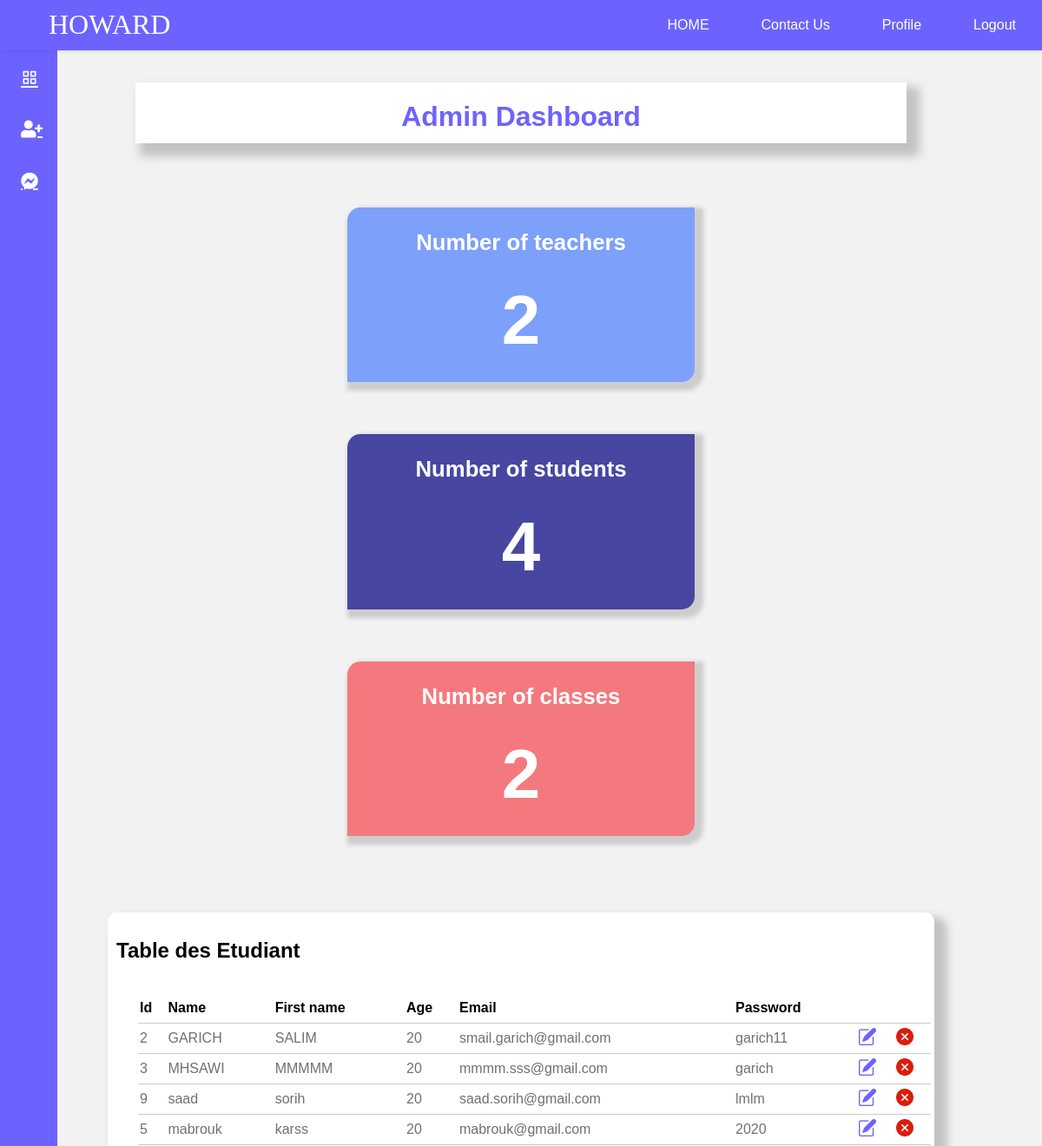
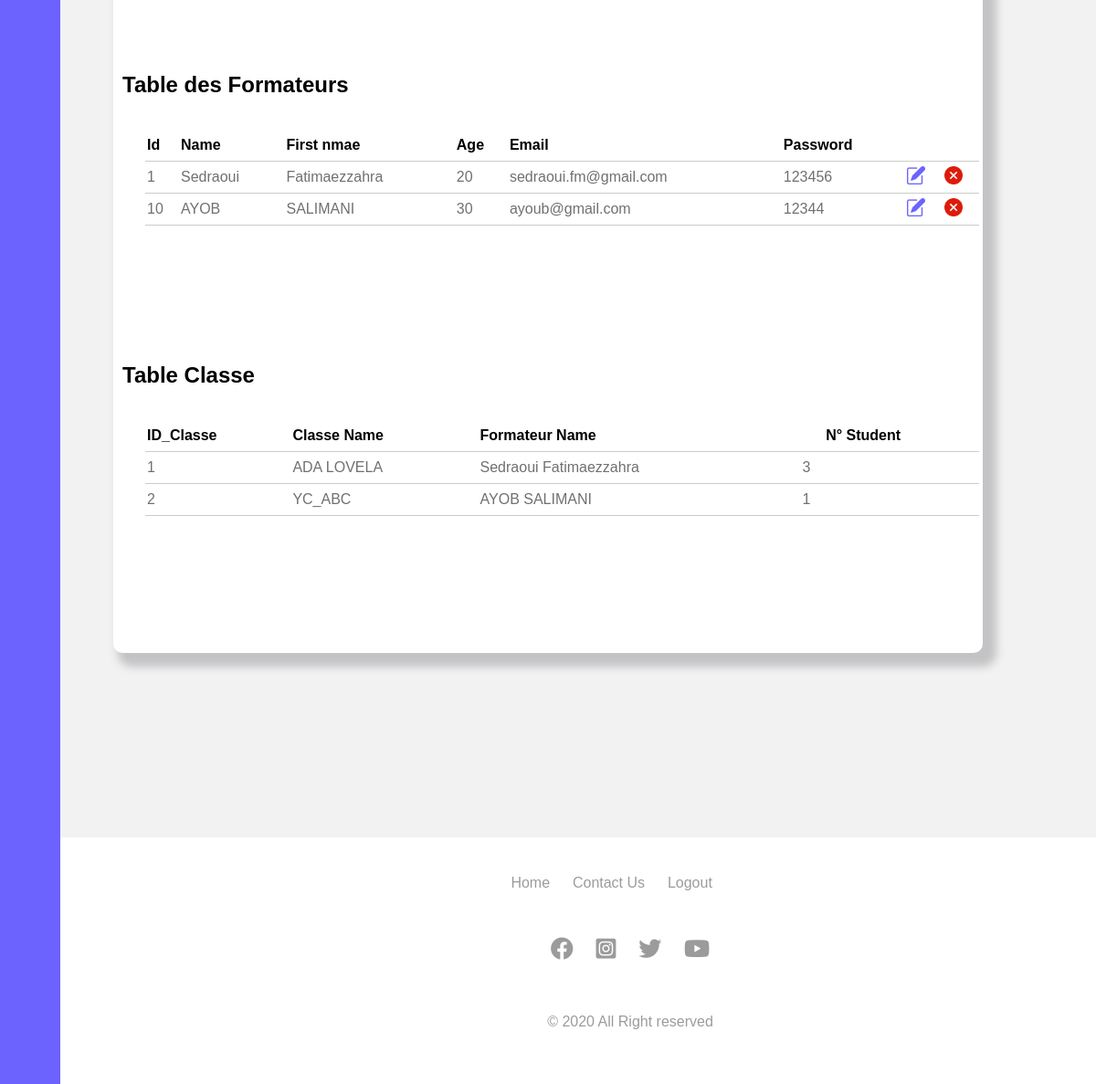
The page /Php_Project-main/Php_Project-main/adminDash.php (signed in) on the database its author committed (2 pictures, top to bottom).
### tables this page shows
CREATE TABLE IF NOT EXISTS `personne_etud` (
  `ID_ETUDIANT` int(11) NOT NULL AUTO_INCREMENT,
  `ID_PERSON` int(11) NOT NULL,
  `ID_ClasseETD` int(11) NOT NULL,
  PRIMARY KEY (`ID_ETUDIANT`,`ID_PERSON`),
  KEY `FK_Etudiant_Personne` (`ID_PERSON`),
  KEY `FK_Classe_Etudiant` (`ID_ClasseETD`)
);

CREATE TABLE IF NOT EXISTS `personne` (
  `ID_PERSON` int(11) NOT NULL AUTO_INCREMENT,
  `NOM` varchar(50) DEFAULT NULL,
  `PRENOM` varchar(50) DEFAULT NULL,
  `AGE` int(11) DEFAULT NULL,
  `EMAIL` varchar(50) DEFAULT NULL,
  `PASSWORD` varchar(50) DEFAULT NULL,
  PRIMARY KEY (`ID_PERSON`)
);

CREATE TABLE IF NOT EXISTS `personne_formateur` (
  `ID_FORMATEUR` int(11) NOT NULL AUTO_INCREMENT,
  `ID_PERSON` int(11) NOT NULL,
  PRIMARY KEY (`ID_FORMATEUR`,`ID_PERSON`),
  KEY `FK_Formateur_Personne` (`ID_PERSON`)
);

create table CLASSE_ETD
(
   ID_CLASSE_ETD        int not null,
   ID_FORMATEUR         int not null,
   NOM                  char(10),
   primary key (ID_CLASSE_ETD)
);

### Php_Project-main/Php_Project-main/adminDash.php (the view, shortened to what this page needs)
<!DOCTYPE html>
<html lang="en">
	<head>
    <link
      href="https://cdn.jsdelivr.net/npm/boxicons@2.0.5/css/boxicons.min.css"
      rel="stylesheet"
    />
    <link
      rel="stylesheet"
      href="https://cdnjs.cloudflare.com/ajax/libs/font-awesome/5.15.2/css/all.min.css"
    />
		<link rel="stylesheet" href="sass/navbar.css" />
		<link rel="stylesheet" href="sass/footer.css">
        <link rel="stylesheet" href="sass/main.css">
        <link rel="stylesheet" href="sass/styles.css">
<?php   include('server.php');
		include('connect.php');
		include('includ_html/hedar.php');
		$do=isset($_GET['do']) ? $_GET['do'] : 'Manage';
		$comnd = $con->prepare("SELECT COUNT(personne_formateur.ID_FORMATEUR) as NB FROM personne_formateur ");
    	$comnd->execute();
		$row_1 =$comnd->fetch();
		$comnd = $con->prepare("SELECT COUNT(personne_etud.ID_ETUDIANT) as NB FROM personne_etud ");
    	$comnd->execute();
		$row_2 =$comnd->fetch();
		$comnd = $con->prepare("SELECT COUNT(classe_etd.ID_CLASSE_ETD) as NB FROM classe_etd ");
    	$comnd->execute();
		$row_3 =$comnd->fetch();
?>
		<main>
			<div class="l-navbar" id="nav-bar">
				<nav class="nav">
					<div>
						<a href="adminDash.php" class="nav__link">
							<i class="bx bx-grid-alt nav__icon"></i>
						</a>
						<div class="nav__list">
							<a href="adminDash.php?do=add" class="nav__link ">
								<i class="fas fa-user-plus nav__icon"></i>
							</a>
							<a href="adminDash.php?do=msg" class="nav__link ">
								<i class="fab fa-facebook-messenger nav__icon"></i>
							</a>
						</div>
					</div>
				</nav>
			</div>
		<div class="containerDash">
			<div class="maincontent">
				<div class="adminDashtitle">
					<h1>Admin Dashboard</h1>
				</div>
				<div class="sts">
			<div class="item">
				<h3>
					Number of teachers<br><br> <span > <?php echo $row_1['NB'];  ?></span>
				</h3>
			</div>
			<div class="item">
				<h3>
					Number of students<br><br><span > <?php echo $row_2['NB'];  ?></span>
				</h3>
			</div>
			<div class="item">
				<h3>
					Number of classes<br><br><span > <?php echo $row_3['NB'];  ?></span>
				</h3>
			</div>
		</div>
		<?php
		if($do == 'Manage' || $do=='add' || $do=='edit'){
		?>
	<div class="aze">
		<div class="<?php if($do=='Manage') echo 'mng_class';else echo 'tables';  ?> ">
               <?php $results1 = mysqli_query($db, "SELECT * from personne inner join personne_etud on personne.ID_PERSON = personne_etud.ID_PERSON"); ?>
			   <h2 class="titles">Table des Etudiant</h2>
                <div class="tablewrapper ">
                    <table>
                        <thead>
                            <tr>
							<th>Id</th>
                                <th>Name</th>
                                <th>First name</th>
                                <th id="show">Age</th>
                                <th  id="show">Email</th>
                                <th id="show">Password</th>
                                <th colspan="2"></th>
                            </tr>
                        </thead>
                        <?php while ($row1 = mysqli_fetch_array($results1)) { ?>
                            <tr>
								<td><?php echo $row1['ID_PERSON']; ?></td>
                                <td><?php echo $row1['NOM']; ?></td>
                                <td><?php echo $row1['PRENOM']; ?></td>
                                <td id="show"><?php echo $row1['AGE']; ?></td>
                                <td id="show"><?php echo $row1['EMAIL']; ?></td>
                                <td id="show"><?php echo $row1['PASSWORD']; ?></td>
                                <td>
                                    <a href="adminDash.php?do=edit&edit=<?php echo $row1['ID_PERSON']; ?>" class="edit_btn" ><img width="20px" src="img/edit.png"></a>
                                </td>
                                <td>
                                    <a href="server.php?del=<?php echo $row1['ID_PERSON']; ?>" class="del_btn"><img width="20px" src="img/remove.png"></a>
                                </td>
                            </tr>
                        <?php } ?>
                    </table>
                </div>
					<?php
					$results2 = mysqli_query($db, "SELECT * FROM personne INNER JOIN personne_formateur ON personne.ID_PERSON = personne_formateur.ID_PERSON"); ?>
			   <h2 class="titles">Table des Formateurs</h2>
                <div class="tablewrapper">
                    <table>
                        <thead>
                            <tr>
								<th>Id</th>
                                <th>Name</th>
                                <th>First nmae</th>
                                <th id="show">Age</th>
                                <th id="show">Email</th>
                                <th id="show">Password</th>
                                <th colspan="2"></th>
                            </tr>
                        </thead>
                        <?php while ($row2 = mysqli_fetch_array($results2)) { ?>
                            <tr>
							    <td><?php echo $row2['ID_PERSON']; ?></td>
                                <td><?php echo $row2['NOM']; ?></td>
                                <td><?php echo $row2['PRENOM']; ?></td>
                                <td id="show"><?php echo $row2['AGE']; ?></td>
                                <td id="show"><?php echo $row2['EMAIL']; ?></td>
                                <td id="show"><?php echo $row2['PASSWORD']; ?></td>
                                <td>
                                    <a href="adminDash.php?do=edit&edit=<?php echo $row2['ID_PERSON']; ?>" class="edit_btn" ><img width="20px" src="img/edit.png"></a>
                                </td>
                                <td>
                                    <a href="server.php?del=<?php echo $row2['ID_PERSON']; ?>" class="del_btn"><img width="20px" src="img/remove.png"></a>
                                </td>
                            </tr>
                        <?php } ?>
                    </table>
                    </div>
					<?php
					$results2 = mysqli_query($db, "SELECT   classe_etd.* , CONCAT(personne.NOM,' ',personne.PRENOM) AS Nom_cmp,COUNT(personne_etud.ID_ETUDIANT) AS NB_ETD
					FROM classe_etd INNER JOIN personne_formateur ON personne_formateur.ID_FORMATEUR = classe_etd.ID_FORMATEUR
					INNER JOIN personne ON personne_formateur.ID_PERSON = personne.ID_PERSON
					INNER JOIN personne_etud ON classe_etd.ID_CLASSE_ETD = personne_etud.ID_ClasseETD
					GROUP BY  classe_etd.NOM ,Nom_cmp"); ?>
			   <h2 class="titles">Table Classe </h2>
                <div class="tablewrapper">
                    <table>
                        <thead>
                            <tr>
								<th>ID_Classe</th>
                                <th>Classe Name</th>
                                <th colspan="2">Formateur Name</th>
                                <th >N° Student</th>
                            </tr>
                        </thead>
                        <?php while ($row2 = mysqli_fetch_array($results2)) { ?>
                            <tr>
							    <td><?php echo $row2['ID_CLASSE_ETD']; ?></td>
								<td><?php echo $row2['NOM']; ?></td>
                                <td><?php echo $row2['Nom_cmp']; ?></td>
                                <td><?php echo $row2['NB_ETD']; ?></td>
                            </tr>
                        <?php } ?>
                    </table>
                    </div>
					<?php } ?>
		</div>
		</div>
	</div>
</div>
		</main>
		<footer>
      <div class="footer-con">
        <div class="footer-row footer-row__1">
          <ul>
            <li><a href="#">&#169; 2020 All Right reserved</a></li>
          </ul>
        </div>
        <div class="footer-row footer-row__2">
          <ul>
            <li><a href="#">Home</a></li>
            <li><a href="#">Contact Us</a></li>
            <li><a href="#">Logout</a></li>
          </ul>
        </div>
        <div class="footer-row footer-row__3">
          <ul>
            <li>
              <a href="#"><i class="fab fa-facebook"></i></a>
            </li>
            <li>
              <a href="#"><i class="fab fa-instagram-square"></i></a>
            </li>
            <li>
              <a href="#"><i class="fab fa-twitter"></i></a>
            </li>
            <li>
              <a href="#"><i class="fab fa-youtube"></i></a>
            </li>
          </ul>
        </div>
      </div>
    </footer>
	</body>
</html>

### Php_Project-main/Php_Project-main/sass/navbar.css (style rules this page uses)
body { margin: 0; font-family: Helvetica, sans-serif; background-color: #f2f2f2; }
a { color: white; }

### rows shown on the page
personne_etud: ID_PERSON "2", ID_PERSON.NOM "GARICH", ID_PERSON.PRENOM "SALIM", ID_PERSON.AGE "20", ID_PERSON.EMAIL "smail.garich@gmail.com", ID_PERSON.PASSWORD "garich11"
personne_etud: ID_PERSON "3", ID_PERSON.NOM "MHSAWI", ID_PERSON.PRENOM "MMMMM", ID_PERSON.AGE "20", ID_PERSON.EMAIL "mmmm.sss@gmail.com", ID_PERSON.PASSWORD "garich"
personne_etud: ID_PERSON "9", ID_PERSON.NOM "saad", ID_PERSON.PRENOM "sorih", ID_PERSON.AGE "20", ID_PERSON.EMAIL "saad.sorih@gmail.com", ID_PERSON.PASSWORD "lmlm"
personne_etud: ID_PERSON "5", ID_PERSON.NOM "mabrouk", ID_PERSON.PRENOM "karss", ID_PERSON.AGE "20", ID_PERSON.EMAIL "mabrouk@gmail.com", ID_PERSON.PASSWORD "2020"
personne_formateur: ID_PERSON "1", ID_PERSON.NOM "Sedraoui", ID_PERSON.PRENOM "Fatimaezzahra", ID_PERSON.AGE "20", ID_PERSON.EMAIL "sedraoui.fm@gmail.com", ID_PERSON.PASSWORD "123456"
personne_formateur: ID_PERSON "10", ID_PERSON.NOM "AYOB", ID_PERSON.PRENOM "SALIMANI", ID_PERSON.AGE "30", ID_PERSON.EMAIL "ayoub@gmail.com", ID_PERSON.PASSWORD "12344"
classe_etd: ID_CLASSE_ETD "1", NOM "ADA LOVELA", Nom_cmp "Sedraoui Fatimaezzahra", NB_ETD "3"
classe_etd: ID_CLASSE_ETD "2", NOM "YC_ABC", Nom_cmp "AYOB SALIMANI", NB_ETD "1"

### other values the page prints
$row_1['NB'] "2"
$row_2['NB'] "4"
$row_3['NB'] "2"
